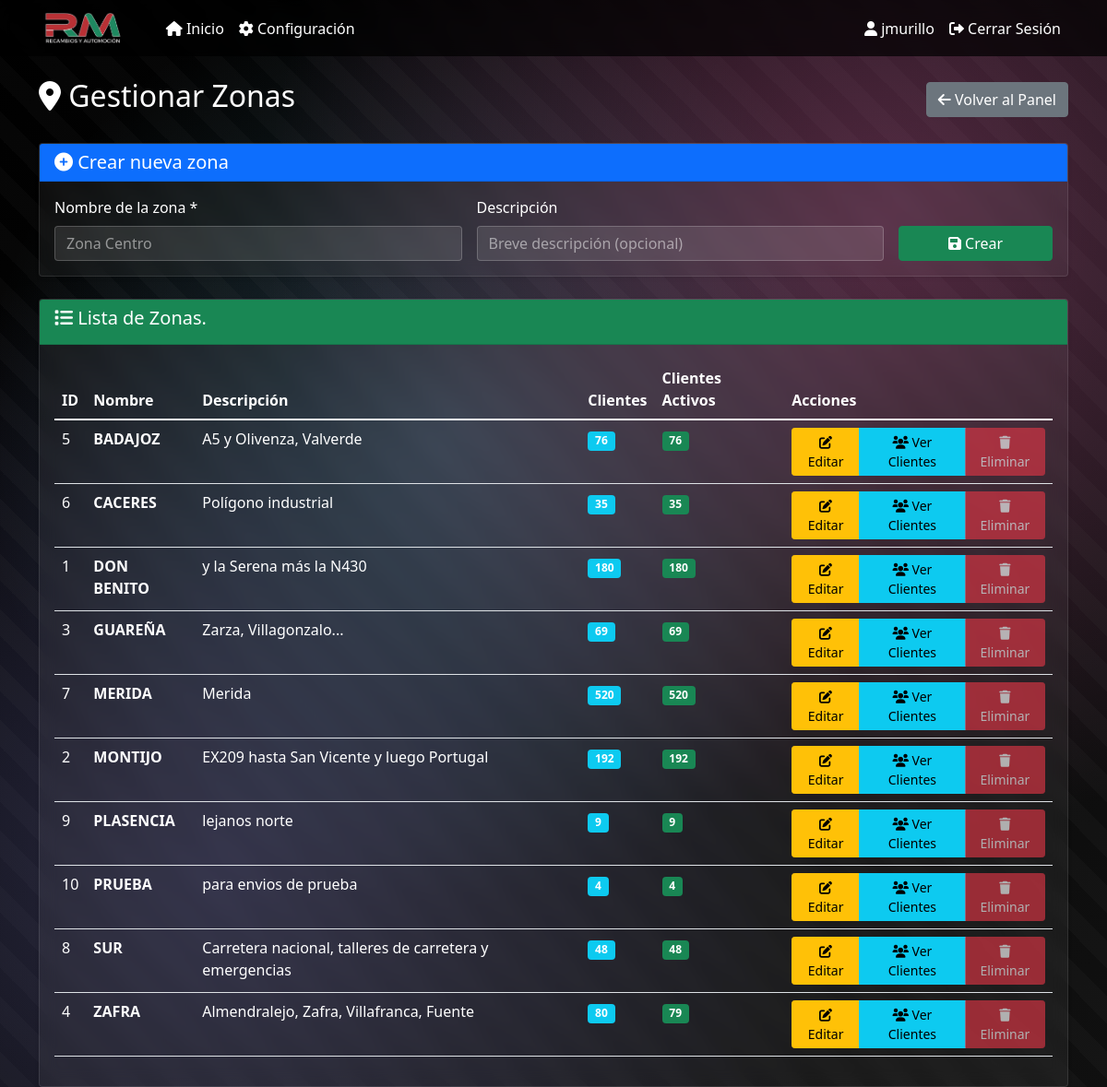
Page /zonas (signed in) on the committed database.
### models.py (models this page shows, shortened)
class Usuario(db.Model, UserMixin):
    __tablename__ = 'usuario'
    id = db.Column(db.Integer, primary_key=True)
    username = db.Column(db.String(80), unique=True, nullable=False, index=True)
    password_hash = db.Column(db.String(255), nullable=False)
    activo = db.Column(db.Boolean, default=True)
    color = db.Column(db.String(7), default='#007bff')  # Color en formato hexadecimal
    created_at = db.Column(db.DateTime, default=datetime.utcnow)

class Zona(db.Model):
    id = db.Column(db.Integer, primary_key=True)
    nombre = db.Column(db.String(100), nullable=False)
    descripcion = db.Column(db.Text)
    created_at = db.Column(db.DateTime, default=datetime.utcnow)
    clientes = db.relationship('Cliente', backref='zona', lazy=True)

### app.py (the view)
@app.route('/zonas')
@login_required
def zonas():
    zonas = Zona.query.order_by(Zona.nombre.asc()).all()
    zonas_data = [{'id': zona.id, 'nombre': zona.nombre} for zona in zonas]
    return render_template('zonas.html', zonas=zonas, zonas_data=zonas_data)

### app.py (called while the page is built, shortened)
@login_manager.user_loader
def load_user(user_id):
    return Usuario.query.get(int(user_id))

@app.before_request
def _asegurar_scheduler():
    global _scheduler_iniciado

### templates/zonas.html (shortened to what this page needs)
{% extends "base.html" %}
{% block content %}
<div class="row">
    <div class="col-12">
        <div class="d-flex justify-content-between align-items-center mb-4">
            <h2><i class="fas fa-map-marker-alt"></i> Gestionar Zonas</h2>
            <a href="{{ url_for('panel') }}" class="btn btn-secondary">
                <i class="fas fa-arrow-left"></i> Volver al Panel
            </a>
        </div>
    </div>
</div>
<div class="row">
    <div class="col-12">
        <div class="card mb-4">
            <div class="card-header bg-primary text-white">
                <h5 class="mb-0"><i class="fas fa-plus-circle"></i> Crear nueva zona</h5>
            </div>
            <div class="card-body">
                <form method="POST" action="{{ url_for('crear_zona') }}" class="row g-3">
                    <div class="col-md-5">
                        <label class="form-label">Nombre de la zona *</label>
                        <input type="text" class="form-control" name="nombre" placeholder="Zona Centro" required>
                    </div>
                    <div class="col-md-5">
                        <label class="form-label">Descripción</label>
                        <input type="text" class="form-control" name="descripcion" placeholder="Breve descripción (opcional)">
                    </div>
                    <div class="col-md-2 d-flex align-items-end">
                        <button type="submit" class="btn btn-success w-100">
                            <i class="fas fa-save"></i> Crear
                        </button>
                    </div>
                </form>
            </div>
        </div>
        <div class="card">
            <div class="card-header bg-success text-white">
                <h5><i class="fas fa-list"></i> Lista de Zonas.</h5>
            </div>
            <div class="card-body">
                {% if zonas %}
                <div class="table-responsive">
                    <table class="table table-hover">
                        <thead>
                            <tr>
                                <th>ID</th>
                                <th>Nombre</th>
                                <th>Descripción</th>
                                <th>Clientes</th>
                                <th>Clientes Activos</th>
                                <th>Acciones</th>
                            </tr>
                        </thead>
                        <tbody>
                            {% for zona in zonas %}
                            <tr>
                                <td>{{ zona.id }}</td>
                                <td><strong>{{ zona.nombre }}</strong></td>
                                <td>{{ zona.descripcion or 'Sin descripción' }}</td>
                                <td>
                                    <span class="badge bg-info">{{ zona.clientes|length }}</span>
                                </td>
                                <td>
                                    <span class="badge bg-success">
                                        {{ zona.clientes|selectattr('activo')|list|length }}
                                    </span>
                                </td>
                                <td>
                                    <div class="btn-group" role="group">
                                        <a href="{{ url_for('editar_zona', zona_id=zona.id) }}"
                                           class="btn btn-warning btn-sm">
                                            <i class="fas fa-edit"></i> Editar
                                        </a>
                                        <a href="{{ url_for('clientes', zona_id=zona.id) }}"
                                           class="btn btn-info btn-sm">
                                            <i class="fas fa-users"></i> Ver Clientes
                                        </a>
                                        {% if zona.clientes|selectattr('activo')|list|length == 0 %}
                                        <button type="button" class="btn btn-danger btn-sm"
                                                onclick="confirmarEliminacion({{ zona.id }}, '{{ zona.nombre }}')">
                                            <i class="fas fa-trash"></i> Eliminar
                                        </button>
                                        {% else %}
                                        <button type="button" class="btn btn-danger btn-sm" disabled
                                                title="No se puede eliminar porque tiene clientes activos">
                                            <i class="fas fa-trash"></i> Eliminar
                                        </button>
                                        {% endif %}
                                    </div>
                                </td>
                            </tr>
                            {% endfor %}
                        </tbody>
                    </table>
                </div>
                {% else %}
                <div class="text-center py-4">
                    <i class="fas fa-map-marker-alt fa-3x text-muted mb-3"></i>
                    <h5 class="text-muted">No hay zonas registradas</h5>
                    <p class="text-muted">Las zonas se crean automáticamente al inicializar el sistema</p>
                </div>
                {% endif %}
            </div>
        </div>
    </div>
</div>
{% endblock %}

### templates/base.html (shortened to what this page needs)
<!DOCTYPE html>
<html lang="es">
<head>
    <link href="https://cdn.jsdelivr.net/npm/bootstrap@5.1.3/dist/css/bootstrap.min.css" rel="stylesheet">
    <link href="https://cdnjs.cloudflare.com/ajax/libs/font-awesome/6.0.0/css/all.min.css" rel="stylesheet">
</head>
<body>
    <nav class="navbar navbar-expand-lg navbar-dark bg-dark">
        <div class="container">
            <a class="navbar-brand d-flex align-items-center" href="{{ url_for('panel') }}">
                <img src="{{ url_for('static', filename='logo_rm.png') }}" alt="Recambios RM" style="height: 35px; margin-right: 10px;">
            </a>
            <div class="collapse navbar-collapse" id="navbarNav">
                <ul class="navbar-nav me-auto">
                    <li class="nav-item">
                        <a class="nav-link {% if request.endpoint == 'panel' %}active{% endif %}" href="{{ url_for('panel') }}">
                            <i class="fas fa-home"></i> Inicio
                        </a>
                    </li>
                    {% if current_user.is_authenticated and current_user.username == 'jmurillo' %}
                    <li class="nav-item">
                        <a class="nav-link {% if request.endpoint == 'configuracion' %}active{% endif %}" href="{{ url_for('configuracion') }}">
                            <i class="fas fa-cog"></i> Configuración
                        </a>
                    </li>
                    {% endif %}
                </ul>
                <ul class="navbar-nav">
                    {% if current_user.is_authenticated %}
                    <li class="nav-item">
                        <span class="nav-link text-light">
                            <i class="fas fa-user"></i> {{ current_user.username }}
                        </span>
                    </li>
                    <li class="nav-item">
                        <a class="nav-link" href="{{ url_for('logout') }}">
                            <i class="fas fa-sign-out-alt"></i> Cerrar Sesión
                        </a>
                    </li>
                    {% else %}
                    <li class="nav-item">
                        <a class="nav-link" href="{{ url_for('login') }}">
                            <i class="fas fa-sign-in-alt"></i> Iniciar Sesión
                        </a>
                    </li>
                    {% endif %}
                </ul>
            </div>
        </div>
    </nav>
    <div class="container mt-4">
        {% block content %}{% endblock %}
    </div>
</body>
</html>

### templates/base.html (style rules this page uses)
body { background: #000000; color: white; position: relative; overflow-x: hidden; min-height: 100vh; }
body::before { content: ''; position: fixed; top: 0; left: 0; width: 100%; height: 100%; background: radial-gradient(circle at 20% 80%, rgba(120, 119, 198, 0.3) 0%, transparent 50%), radial-gradient(circle at 80% 20%, rgba(255, 119, 198, 0.3) 0%, transparent 50%), radial-gradient(circle at 40% 40%, rgba(120, 219, 255, 0.2) 0%, transparent 50%), linear-gradient(135deg, rgba(0, 0, 0, 0.9) 0%, rgba(20, 20, 20, 0.8) 100%); z-index: -1; }
body::after { content: ''; position: fixed; top: 0; left: 0; width: 100%; height: 100%; background-image: linear-gradient(45deg, transparent 25%, rgba(255, 255, 255, 0.02) 25%, rgba(255, 255, 255, 0.02) 50%, transparent 50%, transparent 75%, rgba(255, 255, 255, 0.02) 75%); background-size: 60px 60px; z-index: -1; }
.navbar-brand { font-weight: bold; }
.navbar-brand img { transition: transform 0.3s ease; }
.card { box-shadow: 0 0.125rem 0.25rem rgba(0, 0, 0, 0.075); border: 1px solid rgba(255, 255, 255, 0.1); background: rgba(255, 255, 255, 0.05); backdrop-filter: blur(10px); color: white; }
.navbar-dark .navbar-nav .nav-link { color: #ffffff !important; font-weight: 500; transition: all 0.3s ease; }
.navbar-dark .navbar-brand { color: #ffffff !important; }
.container { position: relative; z-index: 1; }
.navbar { position: relative; z-index: 1000; background: rgba(0, 0, 0, 0.7) !important; backdrop-filter: blur(10px); }
.table { color: white; }
.table tbody tr, .table tbody tr td { color: #ffffff !important; background-color: transparent !important; }
.table tbody tr:nth-of-type(odd), .table tbody tr:nth-of-type(even), .table tbody tr:nth-of-type(odd) td, .table tbody tr:nth-of-type(even) td, .table tbody tr:nth-child(odd), .table tbody tr:nth-child(even), .table tbody tr:nth-child(odd) td, .table tbody tr:nth-child(even) td, table tbody tr:nth-of-type(odd), table tbody tr:nth-of-type(even), table tbody tr:nth-of-type(odd) td, table tbody tr:nth-of-type(even) td { color: #ffffff !important; background-color: transparent !important; background: transparent !important; }
.form-control { background: rgba(255, 255, 255, 0.1) !important; border: 1px solid rgba(255, 255, 255, 0.2) !important; color: white !important; }
.form-control::placeholder { color: rgba(255, 255, 255, 0.5); }

### rows in the picture
Usuario: username "jmurillo"
Zona: id "5", nombre "BADAJOZ", descripcion "A5 y Olivenza, Valverde", clientes|length "76", clientes|selectattr "76"
Zona: id "6", nombre "CACERES", descripcion "Polígono industrial", clientes|length "35", clientes|selectattr "35"
Zona: id "1", nombre "DON BENITO", descripcion "y la Serena más la N430", clientes|length "180", clientes|selectattr "180"
Zona: id "3", nombre "GUAREÑA", descripcion "Zarza, Villagonzalo...", clientes|length "69", clientes|selectattr "69"
Zona: id "7", nombre "MERIDA", descripcion "Merida", clientes|length "520", clientes|selectattr "520"
Zona: id "2", nombre "MONTIJO", descripcion "EX209 hasta San Vicente y luego Portugal", clientes|length "192", clientes|selectattr "192"
Zona: id "9", nombre "PLASENCIA", descripcion "lejanos norte", clientes|length "9", clientes|selectattr "9"
Zona: id "10", nombre "PRUEBA", descripcion "para envios de prueba", clientes|length "4", clientes|selectattr "4"
Zona: id "8", nombre "SUR", descripcion "Carretera nacional, talleres de carretera y emergencias", clientes|length "48", clientes|selectattr "48"
Zona: id "4", nombre "ZAFRA", descripcion "Almendralejo, Zafra, Villafranca, Fuente", clientes|length "80", clientes|selectattr "79"
